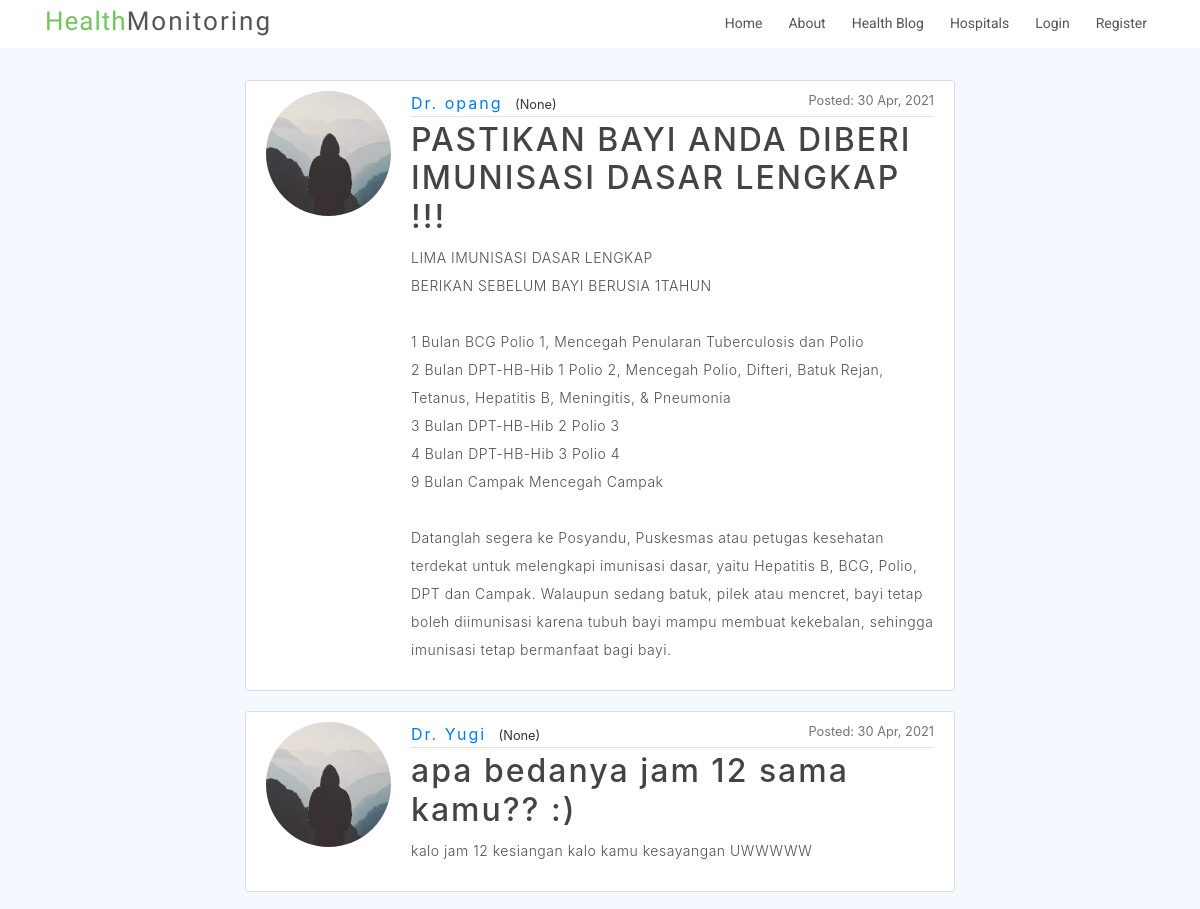
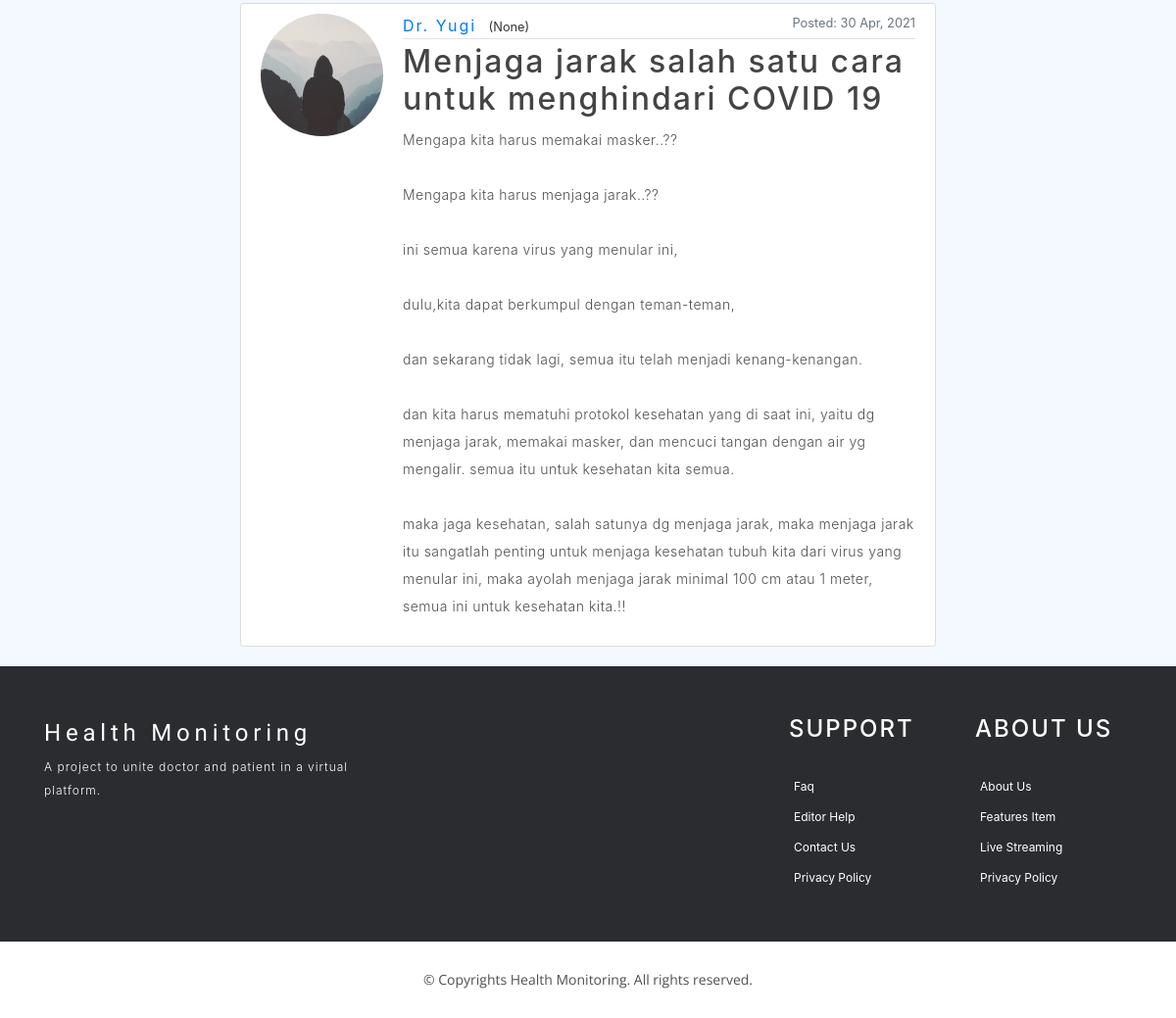
Screenshot of /blog/ with the database file from the repository (2 pictures, top to bottom).
### forums/models.py (models this page shows, shortened)
class Post(models.Model):
    title = models.CharField(max_length = 100)
    content = models.TextField()
    date_posted = models.DateTimeField(default=timezone.now)
    date_updated = models.DateTimeField(default=timezone.now)
    author = models.ForeignKey(User, on_delete=models.CASCADE)

### users/models.py (models this page shows, shortened)
class User(AbstractUser):
    is_patient = models.BooleanField('patient status', default=False)
    is_doctor = models.BooleanField('doctor status', default=False)

class Doctor(models.Model):
    user = models.OneToOneField(User, on_delete=models.CASCADE)
    specialization = models.CharField(max_length = 200, null = True)
    education = models.CharField(max_length = 200, null = True)
    image = models.ImageField(default='profile_pics/default.jpg', upload_to='profile_pics')

### forums/views.py (the view)
# urls.py: path('blog/', PostListView.as_view(), name = 'blog'),
class PostListView(ListView):
    model = Post
    template_name = 'post_list.html'
    context_object_name = 'posts' #use post.author instead of object.author
    ordering = ['-date_posted'] #for ordering accoing to date
    paginate_by = 10 #buit in paginator function
    def get_context_data(self,**kwargs):
        context = super(PostListView,self).get_context_data(**kwargs)
        context['title'] = "Health Blog"
        return context

### forums/templates/forums/post_list.html (shortened to what this page needs)
{% extends "home/base.html" %}
{% block content %}
<div class="container col-md-8">
    {% for post in posts %}
        <article class="media content-section">
          <img class="rounded-circle account-img" src="{{ post.author.doctor.image.url }}" alt="">
          <div class="media-body">
            <div class="article-metadata">
              <a class="mr-2" href="#">Dr. {{ post.author }}</a> <small>({{ post.author.doctor.specialization }})</small>
              <small class="text-muted float-right">Posted: {{ post.date_posted|date:"d M, Y" }}</small>
            </div>
            <h2><a class="article-title" href="{% url 'post-detail' post.id %}">{{ post.title }}</a></h2>
            <p class="article-content">{{ post.content }}</p>
          </div>
        </article>
    {% endfor %}
</div>
{% endblock content %}

### home/templates/home/base.html (shortened to what this page needs)
{% load static %}
<!DOCTYPE html>
<html lang="en">
<head>
  <link href="{% static 'home/style/lib/bootstrap/css/bootstrap.min.css' %}" rel="stylesheet">
  <link href="{% static 'home/style/lib/owlcarousel/assets/owl.carousel.min.css' %}" rel="stylesheet">
  <link href="{% static 'home/style/lib/owlcarousel/assets/owl.theme.default.min.css' %}" rel="stylesheet">
  <link href="{% static 'home/style/lib/font-awesome/css/font-awesome.min.css' %}" rel="stylesheet">
  <link href="{% static 'home/style/lib/animate/animate.min.css' %}" rel="stylesheet">
  <link href="{% static 'home/style/lib/modal-video/css/modal-video.min.css' %}" rel="stylesheet">
  <link href="{% static 'home/style/css/style.css' %}" rel="stylesheet">
  <link rel="stylesheet" href="https://maxcdn.bootstrapcdn.com/bootstrap/4.0.0/css/bootstrap.min.css">
  <link rel="stylesheet" type="text/css" href="{% static 'home/main.css' %}">
</head>
<body>
  <header id="header" class="header header-hide">
    <div class="container">
      <div id="logo" class="pull-left">
        <h1><a href="{% url 'home' %}" class="scrollto"><span>Health</span>Monitoring</a></h1>
      </div>
      <nav id="nav-menu-container">
        <ul class="nav-menu">
          <li><a href="{% url 'home' %}">Home</a></li>
          <li><a href="{% url 'about' %}">About</a></li>
          <li><a href="{% url 'blog' %}">Health Blog</a></li>
          <li><a href="{% url 'hospitals' %}">Hospitals</a></li>
          {% if user.is_authenticated %}
          <li class="menu-has-children"><a href="">Your Tab</a>
            <ul>
              <li><a href="{% url 'profile'  %}">Profile</a></li>
              {% if user.is_doctor %}
                <li><a href="{% url 'docedit'  %}">Edit Profile</a></li>
              {% endif %}
              {% if user.is_patient %}
                <li><a href="{% url 'patedit'  %}">Edit Profile</a></li>
              {% endif %}
              <li><a href="{% url 'logout' %}">Logout</a></li>
            </ul>
          </li>
          {% else %}
              <li><a href="{% url 'login' %}">Login</a></li>
              <li><a href="{% url 'register' %}">Register</a></li>
          {% endif %}
        </ul>
      </nav>
    </div>
  </header>
  <main role="main" class="container-fluid">
    <div class="container">
      {% block content %}{% endblock %}
    </div>
</main>
  <footer class="footer">
    <div class="container">
      <div class="row">
        <div class="col-md-12 col-lg-4">
          <div class="footer-logo">
            <a class="navbar-brand" href="#">Health Monitoring</a>
            <p>A project to unite doctor and patient in a virtual platform.</p>
          </div>
        </div>
        <div class="col-sm-6 col-md-3 col-lg-2">
        </div>
        <div class="col-sm-6 col-md-3 col-lg-2">
        </div>
        <div class="col-sm-6 col-md-3 col-lg-2">
          <div class="list-menu">
            <h4>Support</h4>
            <ul class="list-unstyled">
              <li><a href="#">faq</a></li>
              <li><a href="#">Editor help</a></li>
              <li><a href="#">Contact us</a></li>
              <li><a href="#">Privacy Policy</a></li>
            </ul>
          </div>
        </div>
        <div class="col-sm-6 col-md-3 col-lg-2">
          <div class="list-menu">
            <h4>About Us</h4>
            <ul class="list-unstyled">
              <li><a href="#">About us</a></li>
              <li><a href="#">Features item</a></li>
              <li><a href="#">Live streaming</a></li>
              <li><a href="#">Privacy Policy</a></li>
            </ul>
          </div>
        </div>
      </div>
    </div>
    <div class="copyrights">
      <div class="container">
        <p>&copy; Copyrights Health Monitoring. All rights reserved.</p>
      </div>
    </div>
  </footer>
</body>
</html>

### home/static/home/style/css/style.css (style rules this page uses)
h1, h2, h3, h4, h5, h6 { margin: 0; }
h2 { color: #000; font-weight: 600; }
h4 { color: #000; font-size: 13px; font-weight: 700; letter-spacing: 2px; text-transform: uppercase; line-height: 2; }
a { letter-spacing: 2px; text-decoration: none; }
ul { letter-spacing: 1px; }
li { color: #626262; font-size: 13px; font-weight: 400; letter-spacing: 2px; line-height: 30px; text-transform: capitalize; }
p { color: #505050; font-size: 14px; font-weight: 300; letter-spacing: 0.5px; line-height: 2; margin-bottom: 20px; }
span { letter-spacing: 1px; }
#header { background: #fff; position: fixed; left: 0; top: 0; right: 0; height: 48px; z-index: 3; transition: all 0.5s ease; }
#header #logo { padding: 6px 0 0 0; }
#header #logo h1 { color: #505050; font-family: "Philosopher", sans-serif; font-size: 26px; font-weight: 500; letter-spacing: 1px; margin: 0; }
#header #logo h1 a { color: #555; line-height: 1; display: inline-block; text-decoration: none; }
#header #logo h1 a span { color: #71c55d; }
.nav-menu, .nav-menu * { margin: 0; padding: 0; list-style: none; }
.nav-menu li { position: relative; white-space: nowrap; }
.nav-menu > li { float: left; }
#nav-menu-container { float: right; margin: 0 0 0 0; }
.nav-menu a { padding: 8px 8px; text-decoration: none; display: inline-block; color: #555; font-family: "Roboto", sans-serif; font-weight: 400; font-size: 14px; outline: none; letter-spacing: 0; transition: 0.3s; }
.nav-menu > li { margin-left: 10px; }
#mobile-nav { position: fixed; top: 0; padding-top: 18px; bottom: 0; z-index: 998; background: rgba(52, 59, 64, 0.9); left: -260px; width: 260px; overflow-y: auto; transition: 0.4s; }
#mobile-nav ul { padding: 0; margin: 0; list-style: none; }
#mobile-nav ul li { position: relative; }
#mobile-nav ul li a { color: #fff; font-size: 14px; overflow: hidden; padding: 6px 22px 6px 15px; position: relative; text-decoration: none; width: 100%; display: block; outline: none; letter-spacing: 0; }
.footer { background: #2a2c30; padding-top: 50px; }
.footer .footer-logo .navbar-brand { color: #fff; display: inline-block; float: none; font-family: "Philosopher", sans-serif; font-size: 24px; font-weight: 500; height: 100%; letter-spacing: 0.2em; padding-left: 0; padding-top: 0; }
.footer .footer-logo p { color: #fff; font-size: 12px; letter-spacing: 1px; }
.footer .list-menu > h4 { color: #fff; padding-bottom: 20px; }
.footer .list-menu ul li a { color: #fff; font-size: 12px; padding-left: 5px; text-decoration: none; letter-spacing: 0; }
.footer .copyrights { background: #fff; margin-top: 50px; text-align: center; padding: 25px; }
.footer .copyrights p, .footer .copyrights .credits { margin: 0; padding: 0; font-family: "Open Sans", sans-serif; font-weight: normal; font-size: 14px; letter-spacing: 0; }

### home/static/home/main.css (style rules this page uses)
body { background-color:#f4f8ff; color: #333; margin-top: 5rem; }
h1, h2, h3, h4, h5, h6 { color: #444444; }
ul { margin: 0; }
.content-section { background: #ffffff; padding: 10px 20px; border: 1px solid #dddddd; border-radius: 3px; margin-bottom: 20px; }
.article-title { color: #444444; }
.article-content { white-space: pre-line; }
.article-metadata { padding-bottom: 1px; margin-bottom: 4px; border-bottom: 1px solid #e3e3e3 }
.account-img { height: 125px; width: 125px; margin-right: 20px; margin-bottom: 16px; }

### rows the page displays
Post: author.doctor.image (placeholder picture), author "opang", author.doctor.specialization "None", date_posted "30 Apr, 2021", title "PASTIKAN BAYI ANDA DIBERI IMUNISASI DASAR LENGKAP !!!", content "LIMA IMUNISASI DASAR LENGKAP BERIKAN SEBELUM BAYI BERUSIA 1TAHUN 1 Bulan BCG Polio 1, Mencegah Penularan Tuberculosis dan Polio 2 Bulan DPT-HB-Hib 1 Polio 2, Mencegah Polio, Difteri, Batuk Rejan, Tetanus, Hepatitis B, Meningitis, & Pneumonia 3 Bulan DPT-HB-Hib 2 Polio 3 4 Bulan DPT-HB-Hib 3 Polio 4 9 Bulan Campak Mencegah Campak Datanglah segera ke Posyandu, Puskesmas atau petugas kesehatan terdekat untuk melengkapi imunisasi dasar, yaitu Hepatitis B, BCG, Polio, DPT dan Campak. Walaupun sedang batuk, pilek atau mencret, bayi tetap boleh diimunisasi karena tubuh bayi mampu membuat kekebalan, sehingga imunisasi tetap bermanfaat bagi bayi."
Post: author.doctor.image (placeholder picture), author "Yugi", author.doctor.specialization "None", date_posted "30 Apr, 2021", title "apa bedanya jam 12 sama kamu?? :)", content "kalo jam 12 kesiangan kalo kamu kesayangan UWWWWW"
Post: author.doctor.image (placeholder picture), author "Yugi", author.doctor.specialization "None", date_posted "30 Apr, 2021", title "Menjaga jarak salah satu cara untuk menghindari COVID 19", content "Mengapa kita harus memakai masker..?? Mengapa kita harus menjaga jarak..?? ini semua karena virus yang menular ini, dulu,kita dapat berkumpul dengan teman-teman, dan sekarang tidak lagi, semua itu telah menjadi kenang-kenangan. dan kita harus mematuhi protokol kesehatan yang di saat ini, yaitu dg menjaga jarak, memakai masker, dan mencuci tangan dengan air yg mengalir. semua itu untuk kesehatan kita semua. maka jaga kesehatan, salah satunya dg menjaga jarak, maka menjaga jarak itu sangatlah penting untuk menjaga kesehatan tubuh kita dari virus yang menular ini, maka ayolah menjaga jarak minimal 100 cm atau 1 meter, semua ini untuk kesehatan kita.!!"
